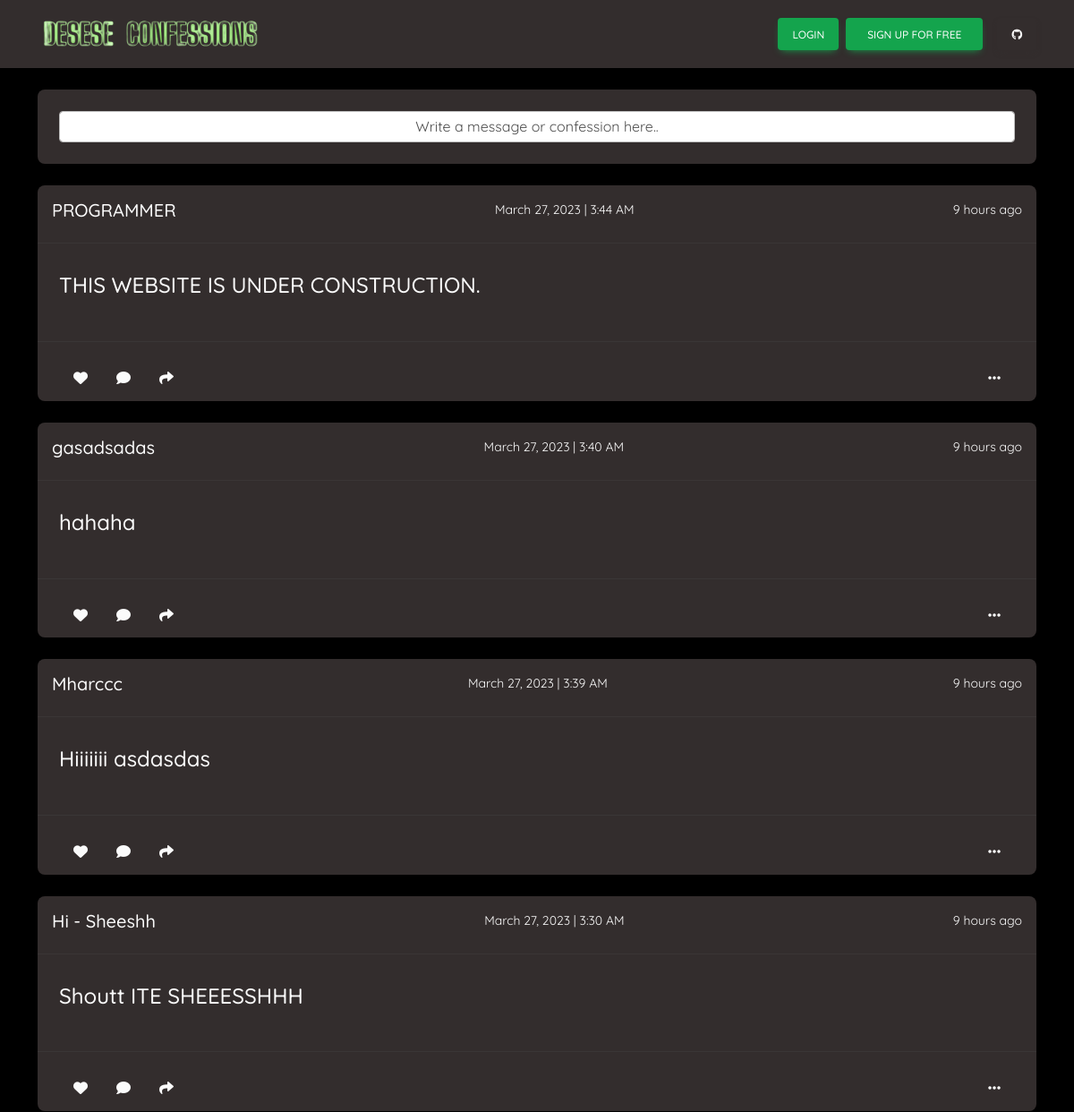
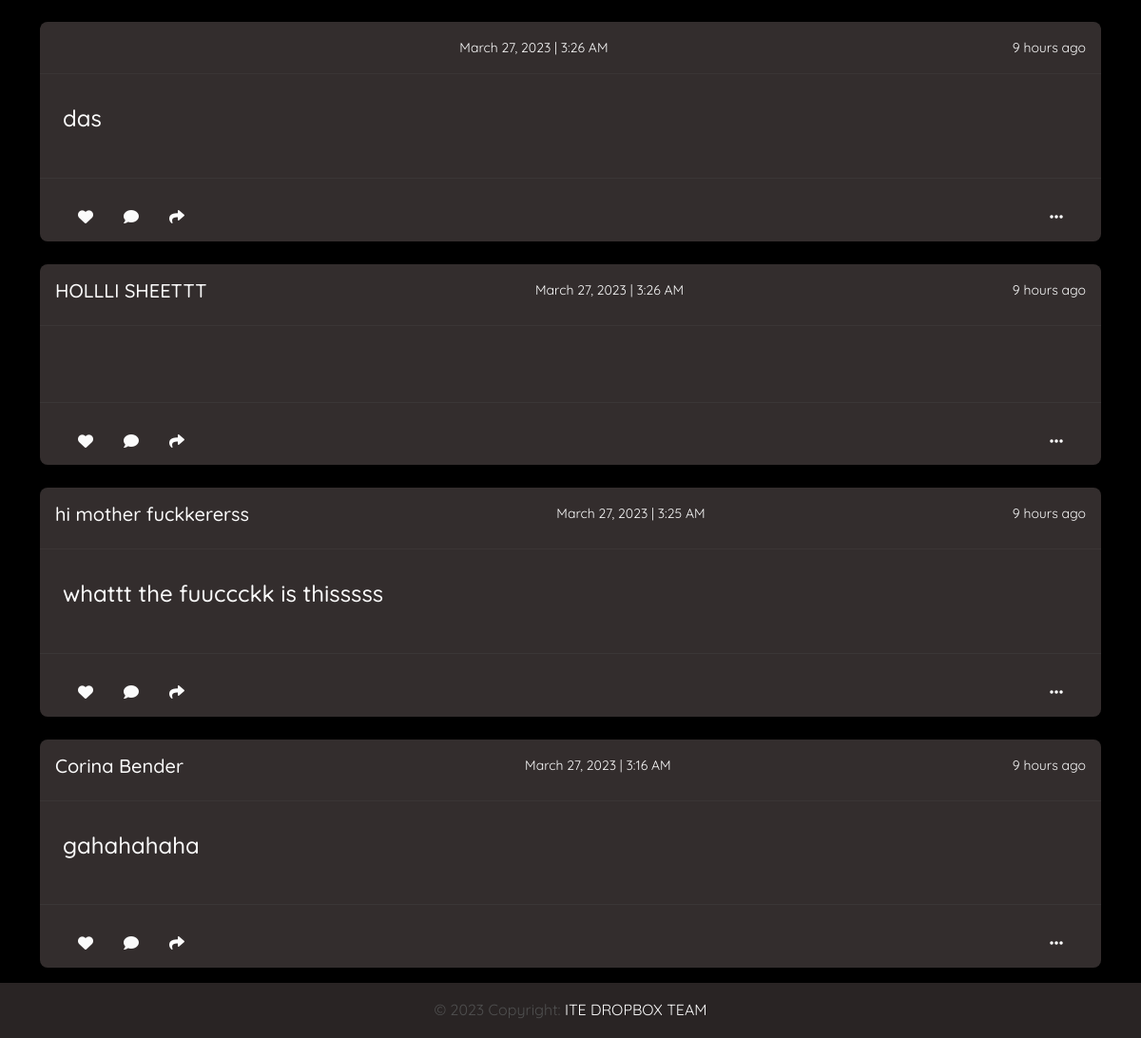
The page / on the database its author committed (2 pictures, top to bottom).
### tables this page shows
CREATE TABLE `users` (
  `id` int(11) NOT NULL,
  `Name` varchar(150) NOT NULL,
  `Message` varchar(500) NOT NULL,
  `Date` datetime NOT NULL DEFAULT current_timestamp()
);

### index.php (the view, shortened to what this page needs)
 <!DOCTYPE html>
 <html lang="en">
 <head>
    <link
    href="https://cdnjs.cloudflare.com/ajax/libs/font-awesome/6.0.0/css/all.min.css"
    rel="stylesheet"
    />
    <link
    href="https://cdnjs.cloudflare.com/ajax/libs/mdb-ui-kit/6.2.0/mdb.min.css"
    rel="stylesheet"
    />
    <link rel="stylesheet" href="css/style.css">
 </head>
 <body>
<?php
    include("post.php");
?>
        <nav class="navbar navbar-expand-lg navbar-dark bg-dark sticky-top">
            <div class="container">
            <a class="navbar-brand me-2" href="">
                <img
                src="img/logo2.png"
                height="50"
                alt="MDB Logo"
                loading="lazy"
                style="margin-top: -1px;"
                />
            </a>
            <div class="collapse navbar-collapse" id="navbarButtonsExample">
                <div class="d-flex align-items-center">
                <button type="button" class="btn btn-success px-3 me-2">
                    Login
                </button>
                <button type="button" class="btn btn-success me-3">
                    Sign up for free
                </button>
                <a
                    class="btn btn-dark px-3"
                    href="https://github.com/Mharc2000"
                    role="button"
                    ><i class="fab fa-github"></i
                ></a>
                </div>
            </div>
            </div>
        </nav>
    <main>
    <div class="container">
        <div class="card bg-dark mt-4">
            <div class="card-body">
                <input
                    class="form-control"
                    id="formControlReadonly"
                    type="button"
                    value="Write a message or confession here.."
                    aria-label="Write-message"
                    readonly
                    data-mdb-toggle="modal"
                    data-mdb-target="#exampleModal"
                />
            </div>
        </div>
        <?php
            $query = "SELECT * FROM users ORDER BY id DESC";
            $result = mysqli_query($connect, $query);
            while($row = mysqli_fetch_array($result)):?>
            <div class="card bg-dark mt-4">
            <div class="d-flex justify-content-between mt-3">
                <h5 class="text-light mx-3"><?php echo $row['Name']; ?></h5>
                <small class="text-light mx-3"><?php echo date('F d, Y | g:i A',strtotime($row['Date'])); ?></small>
                <small class="text-light mx-3"><?php
                    if (!function_exists('time_elapsed_string')) {
                        function time_elapsed_string($datetime, $timezone = null, $full = false) {
                            $now = new DateTime('now', new DateTimeZone($timezone ?: date_default_timezone_get()));
                            $ago = new DateTime($datetime, new DateTimeZone($timezone ?: date_default_timezone_get()));
                            $diff = $now->diff($ago);
                            $intervals = array(
                                'year' => $diff->y,
                                'month' => $diff->m,
                                'week' => floor($diff->d / 7),
                                'day' => $diff->d % 7,
                                'hour' => $diff->h,
                                'minute' => $diff->i,
                                'second' => $diff->s
                            );
                            foreach ($intervals as $interval => $value) {
                                if ($value > 0) {
                                    return "$value $interval" . ($value === 1 ? '' : 's') . " ago";
                                }
                            }
                            return "just now";
                        }
                    }
                    echo time_elapsed_string($row['Date'], 'Asia/Manila');
                 ?></small>
            </div>
            <hr class="bg-light">
            <div class="mt-3 mx-4 my-4 text-light">
                <h4><?php echo $row['Message']; ?></h4>
            </div>
            <hr>
            <div class="card-footer bg-transparent border-0">
                <div class="d-flex justify-content-between align-items-center">
                    <div class="d-flex">
                        <a href="#" class="text-light mx-3"><i class="fas fa-heart"></i></a>
                        <a href="#" class="text-light mx-3"><i class="fas fa-comment"></i></a>
                        <a href="#" class="text-light mx-3"><i class="fas fa-share"></i></a>
                    </div>
                    <div class="dropdown">
                        <a
                        href="#"
                        class="text-light mx-3"
                        id="dropdownMenuLink"
                        data-mdb-toggle="dropdown"
                        aria-expanded="false"
                        ><i class="fas fa-ellipsis-h"></i></a>
                    </div>
                </div>
            </div>
            </div>
        <?php endwhile; ?>
    </div>
    </main>
    <footer class="bg-dark text-center text-lg-start sticky-bottom mt-3">
        <div class="text-center p-3" style="background-color: rgba(0, 0, 0, 0.2);">
          © 2023 Copyright:
          <a class="text-light" href="">ITE DROPBOX TEAM</a>
        </div>
    </footer>
 </body>
 </html>

### css/style.css (style rules this page uses)
body { background-color: black; font-family: 'Quicksand', sans-serif; }

### rows shown on the page
users: Name "PROGRAMMER", Date "March 27, 2023 | 3:44 AM", Date "9 hours ago", Message "THIS WEBSITE IS UNDER CONSTRUCTION."
users: Name "gasadsadas", Date "March 27, 2023 | 3:40 AM", Date "9 hours ago", Message "hahaha"
users: Name "Mharccc", Date "March 27, 2023 | 3:39 AM", Date "9 hours ago", Message "Hiiiiiii asdasdas"
users: Name "Hi - Sheeshh", Date "March 27, 2023 | 3:30 AM", Date "9 hours ago", Message "Shoutt ITE SHEEESSHHH"
users: Date "March 27, 2023 | 3:26 AM", Date "9 hours ago", Message "das"
users: Name "HOLLLI SHEETTT", Date "March 27, 2023 | 3:26 AM", Date "9 hours ago"
users: Name "hi mother fuckkererss", Date "March 27, 2023 | 3:25 AM", Date "9 hours ago", Message "whattt the fuuccckk is thisssss"
users: Name "Corina Bender", Date "March 27, 2023 | 3:16 AM", Date "9 hours ago", Message "gahahahaha"
